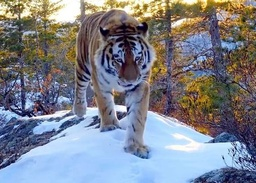
#> input picture Project 4/tiger.jpg, 256 x 183 px, shrunk from 508 x 364 before the run
$ python Basic_Agent.py
#> lines starting #> are read from the running program, lines starting #| are printed output that depends on the picture
#> further down, original is the input picture: shape (183, 256, 3); mean R, G, B 125.7, 129.4, 139.1
from PIL import Image
import numpy as np
import pickle
from heapq import nsmallest
import operator
import random

def convert_to_greyscale(original):
    """
    Converts a colored image to its greyscale representation

    Parameters
    ----------
    original : The original image matrix.

    Returns
    -------
    greyscale : The greyscale representation of the image.

    """
    greyscale = np.empty([original.shape[0], original.shape[1]], dtype='int')
    height = greyscale.shape[0]
#> height = 183
    width = greyscale.shape[1]
#> width = 256
    for x in range(height):
        for y in range(width):
            r, g, b = original[x, y]
            greyscale[x][y] = 0.21 * r + 0.72 * g + 0.07 * b
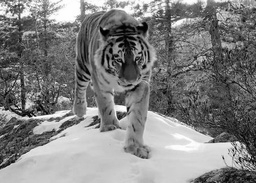
#> greyscale: shape (183, 256) int64; min 0, max 254, mean 128.8

    return greyscale

def k_means(original, k):
    """
    Runs kmeans clustering on an image matrix

    Parameters
    ----------
    original : The original image matrix.
    k : number of clusters.

    """
#> called with k = 5
    centroids = {} #Dictionary of cluster centroids

    #Choose random centroids at start
    for i in range(k):
        centroids[i] = original[random.randint(0,original.shape[0])][random.randint(0,int(original.shape[1]/2))]
#> after the loop, centroids = {0: [128, 130, 153], 1: [254, 254, 254], 2: [173, 197, 241], 3: [65, 58, 65], 4: [130, 145, 184]}
    consecutive = 0
    iter_num = 1
    count = 0
    while True:
        if iter_num == 10:
            count += 1
            print("Iteration", iter_num*count, ": Centroids are", centroids.values())
            iter_num = 0
        iter_num += 1
        isOptimal = True # Check for whether centroids are converged
        clusters = {}
        indices = {}
        for i in range(k):
            clusters[i] = []
            indices[i] = []

        for x in range(original.shape[0]):
            for y in range(int(original.shape[1]/2)):
                #Calculate distances to centroids
                distances = [np.linalg.norm(original[x][y] - centroids[centroid]) for centroid in centroids]
                #Find shortest distance
                cluster_ind = distances.index(min(distances))
                clusters[cluster_ind].append(original[x][y])
                indices[cluster_ind].append((x,y))

        prev = dict(centroids)
        for cluster in clusters:
            if clusters[cluster] != []:
                #Update centroid values
                centroids[cluster] = np.average(clusters[cluster], axis=0)

        for centroid in centroids:
            old = prev[centroid]
            curr = centroids[centroid]
            #Check if centroids have changed a decent amount
            if np.sum(abs(curr - old)) > 0.0001:
                isOptimal = False
                consecutive = 0
                break

        if isOptimal:
            consecutive += 1
            #Centroids should not have changed for 10 consecutive rounds
            if consecutive >= 10:
                break
            else:
                continue
#> this loop made 41 passes
#> (printed output is left out)
#> after the loop, centroids = {0: [144.3, 144.6, 151.6], 1: [51.68, 49.87, 63.31], 2: [239.6, 236.8, 220.5], 3: [101.1, 96.15, 98.33], 4: [169, 204.1, 247.5]}; count = 4; iter_num = 2

    for centroid in centroids:
        #RGB values are integers
            centroids[centroid] = np.round(centroids[centroid], decimals=0).astype(np.uint8)
#> this loop made 5 passes
#> after the loop, centroids = {0: [144, 145, 152], 1: [52, 50, 63], 2: [240, 237, 220], 3: [101, 96, 98], 4: [169, 204, 248]}

    print("Clustering done with centroids:", centroids.values())
#> (printed output is left out)

    f = open("indices.pkl", 'wb')
    pickle.dump(indices, f)
    f.close()

    f = open("centroids.pkl", 'wb')
    pickle.dump(centroids, f)
    f.close()

def recolor(original, indices, centroids):
    """
    Used to recolor the original image based on representative colors

    Parameters
    ----------
    original : The original image matrix.
    indices : Ditionary of indices of the pixels associated with each centroid.
    centroids: The centroids found from clustering

    Returns
    -------
    Recolored left half of the image
    """
    recolored = original.copy()
    for centroid in centroids:
        for pixel in indices[centroid]:
            recolored[pixel[0]][pixel[1]] = centroids[centroid] #Change color value of pixel to associated representative color
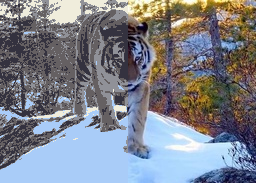
#> recolored: shape (183, 256, 3); mean R, G, B 125.7, 129.4, 139.1

    return recolored[:,0:int(recolored.shape[1]/2)]
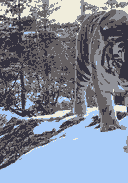
#> returned value: shape (183, 128, 3); mean of channels 0, 1, 2 127.2, 134.9, 150.1; drawn as R, G, B

def predict(recolored, train, test):
    """
    Algorithm to recolor the greyscale right half of image

    Parameters
    ----------
    recolored : The image matrix of the representative colored left half of image.
    train : The left half greyscale of image.
    test : The right half greyscale of image

    Returns
    -------
    The recolored right half of the image
    """
    centers_and_neighbors = {}
    for x in range(1,train.shape[0]-1):
        for y in range(1, train.shape[1]-1):
            #3x3 greyscale patches from training data
            centers_and_neighbors[(x,y)] = np.array([train[x,y], train[x+1,y], train[x-1,y], train[x+1,y+1], train[x-1,y-1], train[x-1,y+1],train[x+1,y-1],train[x,y-1],train[x,y+1]])
    predicted = recolored.copy()
    predicted = predicted*0
    for x in range(1, test.shape[0]-1, 1):
        for y in range(1, test.shape[1]-1, 1):
            print(x,y)
            similarity = {}
            #greyscale patch from test data
            patch = np.array([test[x,y], test[x+1,y], test[x-1,y], test[x+1,y+1], test[x-1,y-1], test[x-1,y+1], test[x+1,y-1], test[x,y-1], test[x,y+1]])
            #Take a sample of training data greyscale patches for improved performance
            sample = dict(random.sample(centers_and_neighbors.items(), 1000))
            for center in sample:
                #Caluclate similarity between selected patch and sample of training patches
                similarity[center] = np.linalg.norm(centers_and_neighbors[center] - patch)
            # Find 6 most similar training patches
            six_smallest = nsmallest(6, similarity, key=similarity.get)
            colors = {}
            for smallest in six_smallest:
                color = tuple(recolored[smallest[0],smallest[1]].tolist())
                colors[color] = 0
            for smallest in six_smallest:
                #Get count for number of times each representative color is used in the six similar patches
                color = tuple(recolored[smallest[0],smallest[1]].tolist())
                colors[color] += 1
            #Most used representative color
            max_value = max(colors.values())
            colorMax = [k for k,v in colors.items() if v == max_value]
            if len(colorMax) == 1:
                #Assign center pixel to be the most used representative color within the six similar patches
                predicted[x,y] = np.asarray(colorMax[0])
            else:
                predicted[x,y] = np.asarray(tuple(recolored[six_smallest[0][0], six_smallest[0][1]].tolist()))

    return predicted

if __name__ == '__main__':
    original = np.array(Image.open('tiger.jpg'))
    greyscale = convert_to_greyscale(original)
    im = Image.fromarray(greyscale.astype(np.uint8))
    im.save('tiger_grey.jpg')
    indices = {}
    centroids = {}
    k_means(original, 5)
    with open(r'indices.pkl', 'rb') as input_file:
        indices = pickle.load(input_file)
    with open(r'centroids.pkl', 'rb') as input_file:
        centroids = pickle.load(input_file)
    print(centroids)
    recolored = recolor(original, indices, centroids)
    train = greyscale[:,0:int(greyscale.shape[1]/2)]
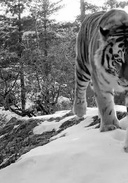
#> train: shape (183, 128) int64; min 0, max 254, mean 133.8
    test = greyscale[:,int(greyscale.shape[1]/2):]
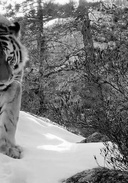
#> test: shape (183, 128) int64; min 1, max 254, mean 123.8
    prediction = predict(recolored, train, test)
#> after the loop in predict, `for x in range(1,train.shape[0]-1):`: centers_and_neighbors = 22806 items
#> in predict, `predicted = predicted*0`: predicted: shape (183, 128, 3); every value is 0
#> (the run stopped early here; a loop or call above may not have finished)
